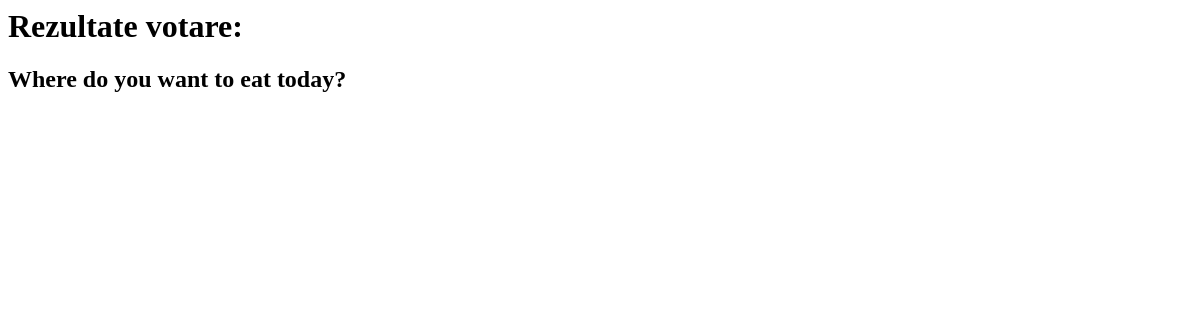
/polls/2/results, run on an earlier commit of the app's database.
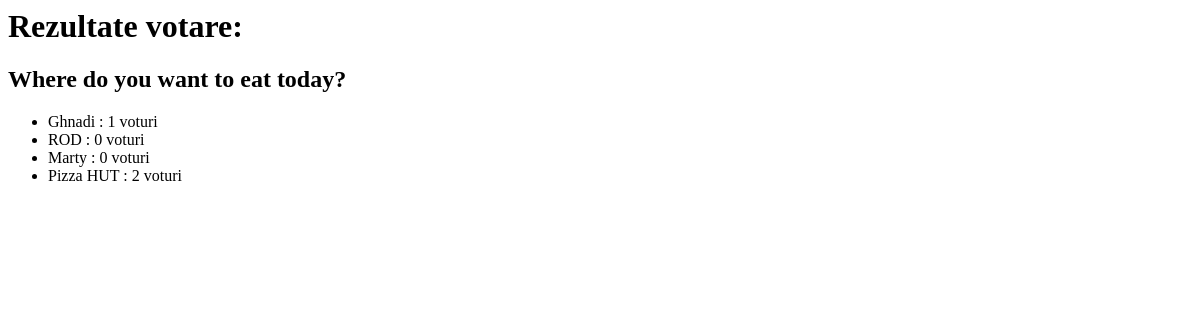
And on a later commit of the database.
### polls/models.py (models this page shows, shortened)
class Question(models.Model):
    question_text = models.CharField(max_length=200)    # VARCHAR cu limita de 200 caractere
    pub_date = models.DateTimeField("date published")   # DATETIME cu data publicarii

class Choice(models.Model):
    question = models.ForeignKey(Question, on_delete=models.CASCADE)
    choice_text = models.CharField(max_length=200)
    votes = models.IntegerField(default=0)

### polls/views.py (the view)
# urls.py: path("<int:question_id>/results", views.results, name="results"),
def results(request, question_id):
    question = get_object_or_404(Question, pk=question_id)
    return render(request, "polls/results.html", {"question": question})

### polls/templates/polls/results.html
<h1> Rezultate votare: </h1>
<h2> {{ question.question_text }} </h2>
<ul>
{% for choice in question.choice_set.all %}
  <li>
    {{ choice.choice_text }} : {{ choice.votes }} voturi
  </li>
{% endfor %}
</ul>

What changed in the data, as far as the page shows it:
added Choice: choice_text "Ghnadi", votes "1"
added Choice: choice_text "ROD", votes "0"
added Choice: choice_text "Marty", votes "0"
added Choice: choice_text "Pizza HUT", votes "2"
